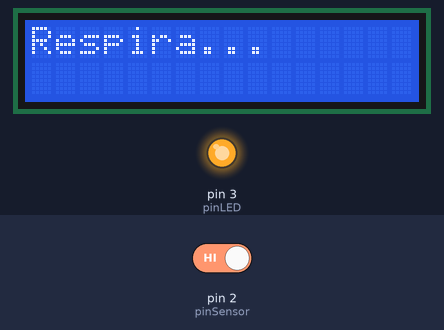
This sketch was run on a simulated Arduino Uno, built with avr-gcc and run on an emulated ATmega328P. On the bench: 16×2 character LCD, output pins drawn as LEDs (lit = HIGH). The test bench sets the inputs (shaded band); at power-on: pin 2 (pinSensor) HIGH. What the sketch prints to the serial monitor is not drawn.

Above: at 1.2 s.
1.3 s: pin 2 (pinSensor) driven LOW
At 2.1 s:
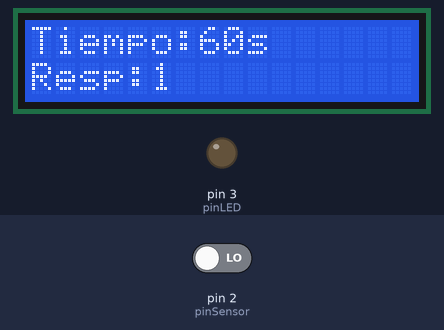
4.3 s: pin 2 (pinSensor) driven HIGH
At 7.1 s:
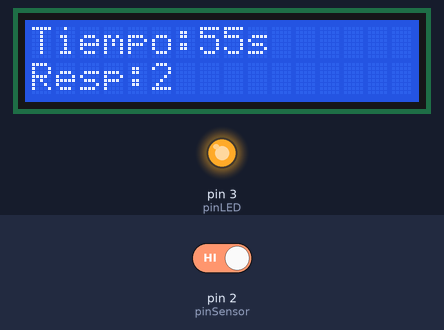
7.3 s: pin 2 (pinSensor) driven LOW
At 8.1 s:
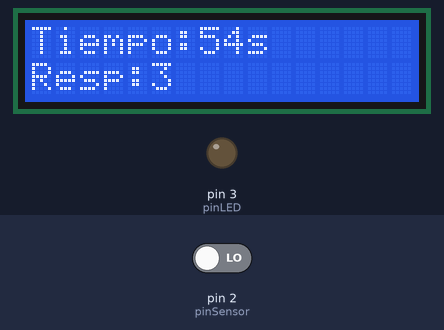
Timing chart, 0 to 10.9 s (numbered marks = the images above; inputs shaded):
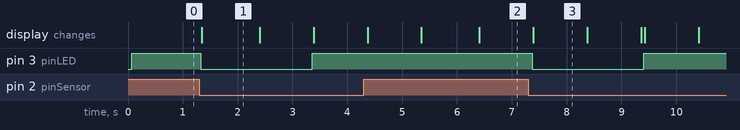

Measured:
- after the input at 1.3 s, pin 3 (pinLED): HIGH → LOW at once, → HIGH 2.0 s later; the display: changes after 0.05 s (image 1)
- after the input at 7.3 s, pin 3 (pinLED): HIGH → LOW after 0.07 s, → HIGH 2.0 s later
- what the display in image 1 shows lasts 1.1 s, from 1.3 s to 2.4 s
- what the display in image 3 shows lasts 1.0 s, from 7.4 s to 8.4 s

The sketch:

FrecuenciaRespiratoria.ino
```cpp
#include <Wire.h>
#include <LiquidCrystal_I2C.h>

LiquidCrystal_I2C lcd(0x27, 16, 2);

// Pines
int pinSensor = 2;
int pinLED = 3;

// Estado sonido
int estado = 0;
// Estado Led
int estadoAnterior = HIGH;

bool iniciado = false;
bool terminado = false;

unsigned long inicio = 0;
unsigned long ultimaResp = 0;

int respiraciones = 0;
bool apneaDetectada = false;

int tiempoMinResp = 2000;

unsigned long tiempoLED = 0;
bool ledEncendido = false;

void setup() {
  lcd.init();
  lcd.backlight();
  Serial.begin(9600);

  pinMode(pinSensor, INPUT);
  pinMode(pinLED, OUTPUT);
  digitalWrite(pinLED, HIGH);

  lcd.print("Respira...");
}

void loop() {
  if (terminado) return;

  estado = digitalRead(pinSensor);

   // ENCENDER LED
  if (estado == LOW && estadoAnterior == HIGH) {
    digitalWrite(pinLED, LOW);
    ledEncendido = true;
    tiempoLED = millis();
  }

  // APAGAR LED
  if (ledEncendido && millis() - tiempoLED >= tiempoMinResp) {
    digitalWrite(pinLED, HIGH);
    ledEncendido = false;
  }

  estadoAnterior = estado;

  // iniciar cuando detecta sonido (respiración)
  if (!iniciado && estado == LOW) {
    iniciado = true;
    inicio = millis();
    ultimaResp = millis();
    respiraciones = 1;
    Serial.println("RESP");

    lcd.clear();
  }

  if (iniciado) {
    // detectar respiración (con tiempo mínimo)
    if (estado == LOW && millis() - ultimaResp > tiempoMinResp) {
      respiraciones++;
      ultimaResp = millis();

      Serial.println("RESP");
    }

    // tiempo
    int tiempo = (millis() - inicio) / 1000;

    // mostrar
    lcd.setCursor(0, 0);
    lcd.print("Tiempo:");
    lcd.print(60 - tiempo);
    lcd.print("s ");

    lcd.setCursor(0, 1);
    lcd.print("Resp:");
    lcd.print(respiraciones);
    lcd.print("   ");

    // apnea
    if (millis() - ultimaResp > 10000) {
      apneaDetectada = true;
    }

    // fin en 60s
    if (tiempo >= 60) {
      lcd.clear();

      lcd.setCursor(0, 0);
      lcd.print("RPM:");
      lcd.print(respiraciones);

      lcd.setCursor(0, 1);

      String estadoResp = "";

      if (apneaDetectada) {
        lcd.print("Apnea detectada");
        estadoResp = "Apnea detectada";
      } else {
        if (respiraciones < 12) {
          lcd.print("Bradipnea");
          estadoResp = "Bradipnea";
        } else if (respiraciones > 20) {
          lcd.print("Taquipnea");
          estadoResp = "Taquipnea";
        } else {
          lcd.print("Eupnea");
          estadoResp = "Eupnea";
        }
      }

      Serial.print("RPM:");
      Serial.print(respiraciones);
      Serial.print(",ESTADO:");
      Serial.println(estadoResp);

      terminado = true;
    }
  }

  delay(50);
}
```
